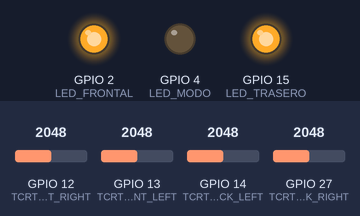
A sketch run on a simulated ESP32. Parts: output pins drawn as LEDs (lit = HIGH). The test bench sets the inputs (shaded band); at power-on: GPIO 12 (TCRT_FRONT_RIGHT) = 2048, GPIO 13 (TCRT_FRONT_LEFT) = 2048, GPIO 14 (TCRT_BACK_LEFT) = 2048, GPIO 27 (TCRT_BACK_RIGHT) = 2048. Nothing arrives over Bluetooth unless stated.

Above: at 0.1 s.
Timing chart, 0 to 1.6 s (numbered marks = the images above):
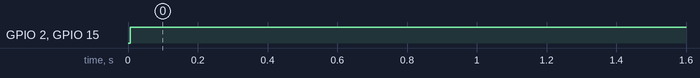

The sketch:

GOOD_CONECTION.ino
```cpp
#include <BluetoothSerial.h>

BluetoothSerial SerialBT;

// ========== PINES ANALÓGICOS CORRECTOS ==========
#define TCRT_FRONT_LEFT 13    // GPIO32 - ADC1_CH4 (ANALÓGICO)
#define TCRT_FRONT_RIGHT 12   // GPIO33 - ADC1_CH5 (ANALÓGICO)
#define TCRT_BACK_LEFT 14     // GPIO34 - ADC1_CH6 (ANALÓGICO) - CAMBIA D25 por 34
#define TCRT_BACK_RIGHT 27    // GPIO35 - ADC1_CH7 (ANALÓGICO) - CAMBIA D26 por 35

// LEDs
#define LED_FRONTAL 2
#define LED_TRASERO 15
#define LED_MODO 4

// Umbrales
int umbralFrontal = 2000;
int umbralTrasero = 2000;

void setup() {
  Serial.begin(115200);
  SerialBT.begin("TCRT-Corregido");

  // Configurar LEDs
  pinMode(LED_FRONTAL, OUTPUT);
  pinMode(LED_TRASERO, OUTPUT);
  pinMode(LED_MODO, OUTPUT);

  SerialBT.println("SENSORES EN PINES ANALÓGICOS");
  SerialBT.println("32,33,34,35 = Analogicos");
  SerialBT.println("25,26 = Digitales (NO usar para analogRead)");
}

void loop() {
  // Leer sensores ANALÓGICOS (0-4095)
  int fl = analogRead(TCRT_FRONT_LEFT);   // Pin 32
  int fr = analogRead(TCRT_FRONT_RIGHT);  // Pin 33
  int bl = analogRead(TCRT_BACK_LEFT);    // Pin 34
  int br = analogRead(TCRT_BACK_RIGHT);   // Pin 35

  // Mostrar valores
  SerialBT.print("FL32:"); SerialBT.print(fl);
  SerialBT.print(" FR33:"); SerialBT.print(fr);
  SerialBT.print(" BL34:"); SerialBT.print(bl);
  SerialBT.print(" BR35:"); SerialBT.println(br);

  // Controlar LEDs
  digitalWrite(LED_FRONTAL, (fl > umbralFrontal) || (fr > umbralFrontal));
  digitalWrite(LED_TRASERO, (bl > umbralTrasero) || (br > umbralTrasero));

  delay(200);
}

// Calibración
void calibrarSensores() {
  SerialBT.println("Calibrando...");

  long sumaFrontal = 0, sumaTrasera = 0;

  for (int i = 0; i < 30; i++) {
    sumaFrontal += analogRead(32) + analogRead(33);
    sumaTrasera += analogRead(34) + analogRead(35);
    delay(50);
  }

  umbralFrontal = (sumaFrontal / 60) + 300;
  umbralTrasero = (sumaTrasera / 60) + 300;

  SerialBT.print("Umbral frontal: "); SerialBT.println(umbralFrontal);
  SerialBT.print("Umbral trasero: "); SerialBT.println(umbralTrasero);
}
```

Measured:
- by itself, GPIO 2 (LED_FRONTAL), GPIO 15 (LED_TRASERO): LOW → HIGH at 0.01 s
